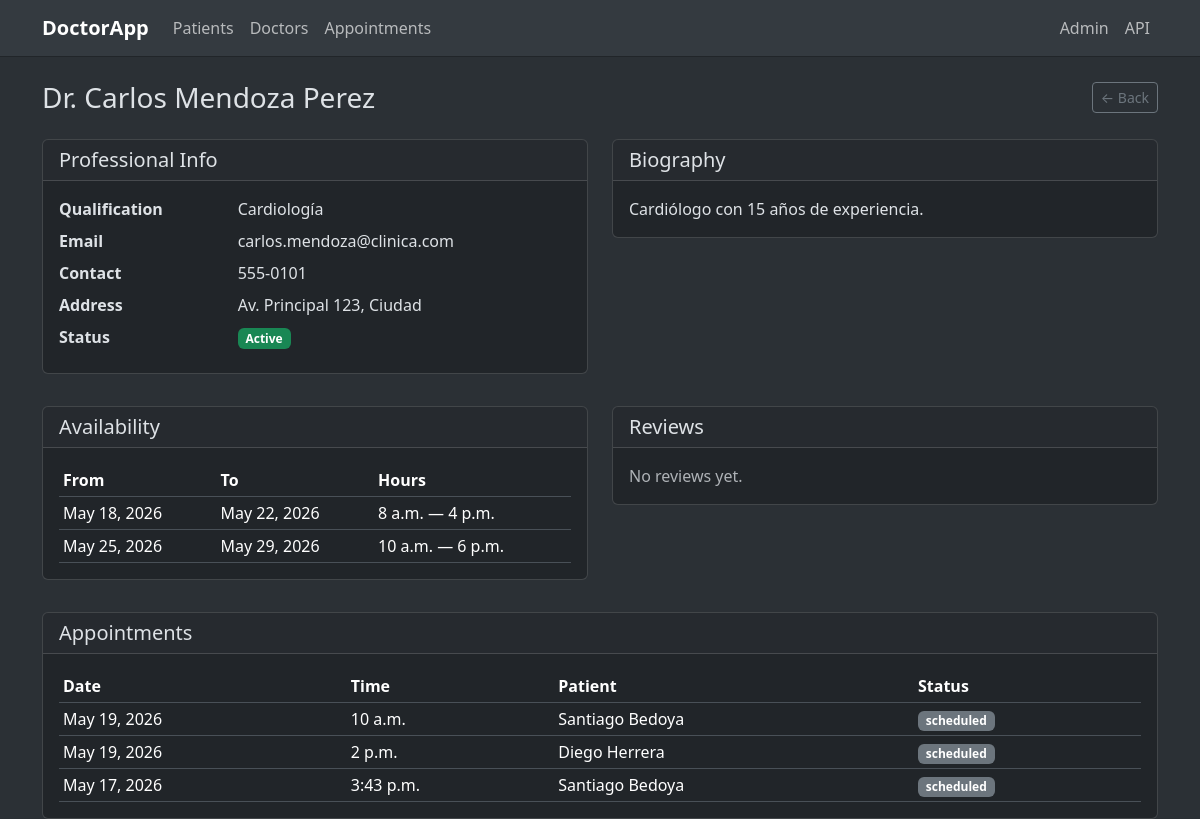
The page /doctors/1/ (signed in) on the database its author committed.
### doctors/models.py (models this page shows)
class Doctor(models.Model):
    user = models.OneToOneField(
        settings.AUTH_USER_MODEL,
        on_delete=models.CASCADE,
        related_name='doctor_profile',
        null=True,
        blank=True,
    )
    first_name = models.CharField(max_length=100)
    last_name = models.CharField(max_length=100)
    qualification = models.CharField(max_length=100)
    contact_number = models.CharField(max_length=15)
    email = models.EmailField()
    address = models.TextField()
    biography = models.TextField()
    is_on_vacation = models.BooleanField(default = False)

class DoctorAvailability(models.Model):
    doctor = models.ForeignKey(Doctor, related_name='availabilities', on_delete=models.CASCADE)
    start_date = models.DateField()
    end_date = models.DateField()
    start_time = models.TimeField()
    end_time = models.TimeField()
    class Meta:
        ordering = ['start_date', 'start_time']

### bookings/models.py (models this page shows, shortened)
class Appointment(models.Model):
    CONFLICTING_STATUSES = {
        AppointmentStatus.SCHEDULED,
        AppointmentStatus.CONFIRMED,
        AppointmentStatus.IN_PROGRESS,
    }
    patient = models.ForeignKey(Patient, related_name='appointments', on_delete=models.CASCADE)
    doctor = models.ForeignKey(Doctor, related_name='appointments', on_delete=models.CASCADE)
    appointment_date = models.DateField()
    appointment_time = models.TimeField(null=True, blank=True)
    notes = models.TextField()
    status = models.CharField(
        max_length=20,
        choices=AppointmentStatus.choices,
        default=AppointmentStatus.SCHEDULED,
    )

### patients/models.py (models this page shows)
class Patient(models.Model):
    first_name = models.CharField(max_length=100)
    last_name = models.CharField(max_length=100)
    date_of_birth = models.DateField()
    contact_number = models.CharField(max_length=15)
    email = models.EmailField()
    address = models.TextField()
    medical_history = models.TextField()

### frontend/views.py (the view)
# urls.py: path("doctors/<int:pk>/", views.DoctorDetailView.as_view(), name="doctor_detail"),
class DoctorDetailView(LoginRequiredMixin, DetailView):
    model = Doctor
    template_name = "frontend/doctor_detail.html"
    context_object_name = "doctor"

### frontend/templates/frontend/doctor_detail.html (shortened to what this page needs)
{% extends "frontend/base.html" %}
{% block content %}
<div class="d-flex justify-content-between align-items-center mb-4">
    <h1 class="h3 mb-0">Dr. {{ doctor.first_name }} {{ doctor.last_name }}</h1>
    <a href="{% url 'doctor_list' %}" class="btn btn-outline-secondary btn-sm">&larr; Back</a>
</div>
<div class="row g-4">
    <div class="col-md-6">
        <div class="card">
            <div class="card-header"><h5 class="card-title mb-0">Professional Info</h5></div>
            <div class="card-body">
                <dl class="row mb-0">
                    <dt class="col-sm-4">Qualification</dt>
                    <dd class="col-sm-8">{{ doctor.qualification }}</dd>
                    <dt class="col-sm-4">Email</dt>
                    <dd class="col-sm-8">{{ doctor.email }}</dd>
                    <dt class="col-sm-4">Contact</dt>
                    <dd class="col-sm-8">{{ doctor.contact_number }}</dd>
                    <dt class="col-sm-4">Address</dt>
                    <dd class="col-sm-8">{{ doctor.address|linebreaksbr }}</dd>
                    <dt class="col-sm-4">Status</dt>
                    <dd class="col-sm-8">
                        {% if doctor.is_on_vacation %}
                        <span class="badge bg-warning text-dark">On Vacation</span>
                        {% else %}
                        <span class="badge bg-success">Active</span>
                        {% endif %}
                    </dd>
                </dl>
            </div>
        </div>
    </div>
    <div class="col-md-6">
        <div class="card">
            <div class="card-header"><h5 class="card-title mb-0">Biography</h5></div>
            <div class="card-body">
                {% if doctor.biography %}
                    <p class="mb-0">{{ doctor.biography|linebreaksbr }}</p>
                {% else %}
                    <p class="text-body-secondary mb-0">No biography.</p>
                {% endif %}
            </div>
        </div>
    </div>
</div>
<div class="row g-4 mt-2">
    <div class="col-md-6">
        <div class="card">
            <div class="card-header"><h5 class="card-title mb-0">Availability</h5></div>
            <div class="card-body">
                {% if doctor.availabilities.all %}
                <table class="table table-sm mb-0">
                    <thead><tr><th>From</th><th>To</th><th>Hours</th></tr></thead>
                    <tbody>
                        {% for avail in doctor.availabilities.all %}
                        <tr><td>{{ avail.start_date }}</td><td>{{ avail.end_date }}</td><td>{{ avail.start_time }} — {{ avail.end_time }}</td></tr>
                        {% endfor %}
                    </tbody>
                </table>
                {% else %}
                <p class="text-body-secondary mb-0">No availability set.</p>
                {% endif %}
            </div>
        </div>
    </div>
    <div class="col-md-6">
        <div class="card">
            <div class="card-header"><h5 class="card-title mb-0">Reviews</h5></div>
            <div class="card-body">
                {% if doctor.reviews.all %}
                {% for review in doctor.reviews.all %}
                <div class="mb-2 pb-2 border-bottom border-secondary">
                    <strong>{{ review.patient.first_name }} {{ review.patient.last_name }}</strong>
                    <span class="ms-2">
                        {% for i in "12345" %}{% if forloop.counter <= review.rating %}⭐{% endif %}{% endfor %}
                    </span>
                    {% if review.comment %}<p class="mb-0 small mt-1">{{ review.comment }}</p>{% endif %}
                </div>
                {% endfor %}
                {% else %}
                <p class="text-body-secondary mb-0">No reviews yet.</p>
                {% endif %}
            </div>
        </div>
    </div>
</div>
<div class="row g-4 mt-2">
    <div class="col-12">
        <div class="card">
            <div class="card-header"><h5 class="card-title mb-0">Appointments</h5></div>
            <div class="card-body">
                {% if doctor.appointments.all %}
                <table class="table table-sm mb-0">
                    <thead><tr><th>Date</th><th>Time</th><th>Patient</th><th>Status</th></tr></thead>
                    <tbody>
                        {% for apt in doctor.appointments.all %}
                        <tr>
                            <td>{{ apt.appointment_date }}</td>
                            <td>{{ apt.appointment_time|default:"—" }}</td>
                            <td>{{ apt.patient.first_name }} {{ apt.patient.last_name }}</td>
                            <td><span class="badge bg-{% if apt.status == 'completed' %}success{% elif apt.status == 'cancelled' %}danger{% elif apt.status == 'confirmed' %}info{% else %}secondary{% endif %}">{{ apt.status }}</span></td>
                        </tr>
                        {% endfor %}
                    </tbody>
                </table>
                {% else %}
                <p class="text-body-secondary mb-0">No appointments.</p>
                {% endif %}
            </div>
        </div>
    </div>
</div>
{% endblock %}

### rows shown on the page
Doctor: first_name "Carlos", last_name "Mendoza Perez", qualification "Cardiología", email "carlos.mendoza@clinica.com", contact_number "555-0101", address "Av. Principal 123, Ciudad", biography "Cardiólogo con 15 años de experiencia."
DoctorAvailability: start_date "May 18, 2026", end_date "May 22, 2026", start_time "8 a.m.", end_time "4 p.m."
DoctorAvailability: start_date "May 25, 2026", end_date "May 29, 2026", start_time "10 a.m.", end_time "6 p.m."
Appointment: appointment_date "May 19, 2026", appointment_time "10 a.m.", patient.first_name "Santiago", patient.last_name "Bedoya", status "scheduled"
Appointment: appointment_date "May 19, 2026", appointment_time "2 p.m.", patient.first_name "Diego", patient.last_name "Herrera", status "scheduled"
Appointment: appointment_date "May 17, 2026", appointment_time "3:43 p.m.", patient.first_name "Santiago", patient.last_name "Bedoya", status "scheduled"
